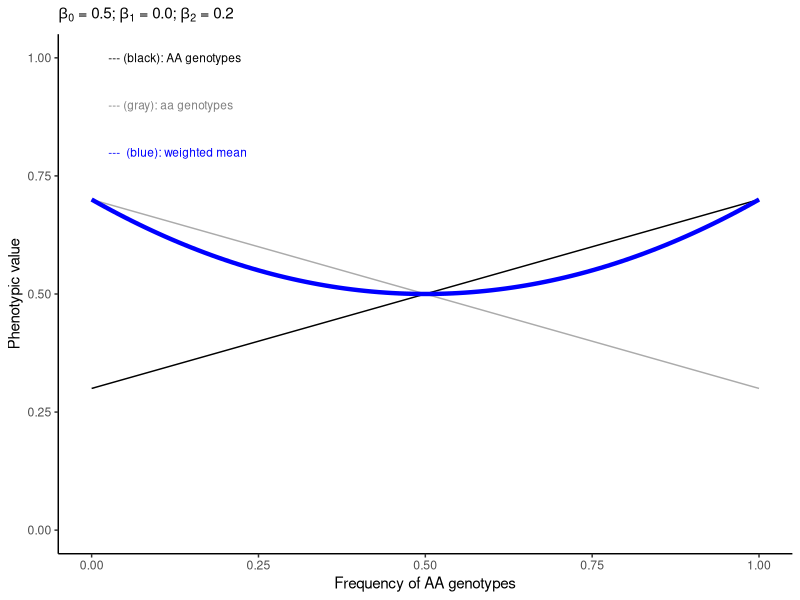

The R source for this figure: (Note: this script raises an error after producing the figure.)
###########################################
# numerical examples for phenotype values #
###########################################

library(tidyverse)
library(patchwork)

plt_f = function(b0,b1,b2,b12,pch) {
  f_star = 0.5-(b1/(2*b2))
  p2 = ggplot(NULL, aes(x=f_star,y=(b12+b2)*(2*f_star-1)+b0+b1)) + geom_point(pch=pch,size=3) +
    theme_classic() + ylab("Phenotypic value") + xlab("Frequency of AA genotypes") + xlim(0,1) + ylim(0,1) +
    geom_function(aes(x=1,y=1),fun=function(x,b0,b1,b2,b12) { (b12+b2)*(2*x-1)+b0+b1 }, args=list(b0,b1,b2,b12)) + 
    geom_function(aes(x=1,y=1),fun=function(x,b0,b1,b2,b12) { (b12-b2)*(2*x-1)+b0-b1 }, args=list(b0,b1,b2,b12), colour=grey(0.0,0.33)) +
    geom_function(aes(x=1,y=1),fun=function(x,b0,b1,b2,b12) { 2*b2*x*(2*x-1)+(b12-b2)*(2*x-1)+b0-b1+2*b1*x }, args=list(b0,b1,b2,b12), lwd=1.5,col=rgb(0,0,1,1))
  return(p2)
}

p1 = plt_f(b0 = 0.5, b1 = 0.0, b2 = 0.2, b12 = 0.0, pch=NA)
p1 = p1 + geom_text(aes(x=0.025,y=1.0),label="--- (black): AA genotypes",size=3,hjust=0) + 
  geom_text(aes(x=0.025,y=0.9),label="--- (gray): aa genotypes",colour=grey(0.5,1),size=3,hjust=0) +
  geom_text(aes(x=0.025,y=0.8),label="---  (blue): weighted mean",size=3,hjust=0,colour=rgb(0,0,1,1)) + 
  labs(subtitle=bquote(beta[0]*" = 0.5; "*beta[1]*" = 0.0; "*beta[2]*" = "*.(format(0.2,nsmall=1))))

p2 = plt_f(b0 = 0.5, b1 = 0.0, b2 = -0.2, b12 = 0.0, pch=NA)
p2 = p2 + labs(subtitle=bquote(beta[0]*" = 0.5; "*beta[1]*" = 0.0; "*beta[2]*" = "*.(format(-0.2,nsmall=1))))

p3 = plt_f(b0 = 0.5, b1 = 0.05, b2 = 0.2, b12 = 0.0, pch=NA)
p3 = p3 + labs(subtitle=bquote(beta[0]*" = 0.5; "*beta[1]*" = 0.05; "*beta[2]*" = "*.(format(0.2,nsmall=1))))

p4 = plt_f(b0 = 0.5, b1 = 0.05, b2 = -0.2, b12 = 0.0, pch=NA)
p4 = p4 + labs(subtitle=bquote(beta[0]*" = 0.5; "*beta[1]*" = 0.05; "*beta[2]*" = "*.(format(-0.2,nsmall=1))))

p = (p1 | p2) / (p3 | p4)

ggsave(p1,filename="../figs/FDSinbred.pdf",width=2.5,height=2.5)
# ggsave(p,filename="../figs/FDSinbredSupp.pdf",width=6,height=6)



#define functions
XiXj1 = function(id,dmat,range) {
  xi = Xi[id]
  if(xi==0) { xi = 1 } else { xi = xi }
  j = as.numeric(which((dmat[,id]<=range)&(dmat[,id]>0)))
  xj = Xi[j]
  xj[xj==0] = 1
  return(xi*sum(xj))
}

#set coefficients
J = 0.2 #= beta_2
h = 0.0001 #= beta_1

#set a field
rect = 100
N = rect*rect
Xi = sample(c(-1,1),N,replace=T)

smap = cbind(rep(1:rect,each=rect),
             rep(1:rect,rect)
)
dmat = as.matrix(dist(smap))

group = rep(1,rect*rect)


xixj = c()
for(i in 1:N) xixj = c(xixj, XiXj1(i,dmat=dmat,range=sqrt(2)))
Ei_t0 = (J*xixj+h*Xi)

#MCMC by Gibbs sampling
set.seed(1234)
for(j in 1:100) {
  Xi_t0 = Xi
  
  perm = sample(1:N,N)
  for(i in perm) {
    Xi[i] = sample(c(-1,1),1)
    xi = Xi[i]
    if(xi==0) { xi = 1 }
    Ei = -(J*XiXj1(i,dmat=dmat,range=sqrt(8))+h*xi) #set the energy negative to minimize itself
    
    #Metropolis algorithm
    if(Ei_t0[i]<=Ei) {
      Xi[i] = Xi[i]; Ei_t0[i] = Ei
    } else if(runif(1,0,1)<exp(Ei-Ei_t0[i])) {
      Xi[i] = Xi[i]; Ei_t0[i] = Ei
    } else {
      Xi[i] = Xi_t0[i]
    }
  }
  E = mean(Ei_t0)
  image(matrix(Xi,rect,rect),main=paste(j,E),col=c("black","grey","white"))
}

d1 = expand.grid(x=c(1:rect),y=c(1:rect))
d1$z = Xi
ip1 = ggplot(d1,aes(x=x,y=y,fill=z)) + geom_tile(color="grey50") + 
  scale_fill_gradient(low="white", high="black") + 
  labs(subtitle=bquote(beta[0]*" = 0.0; "*beta[1]*" = 0.00; "*beta[2]*" = "*.(format(0.2,nsmall=1)))) +
  theme_classic() + ylab("") + xlab("") + theme(legend.position="none")

d2 = expand.grid(x=c(1:rect),y=c(1:rect))
d2$z = Xi
ip2 = ggplot(d2,aes(x=x,y=y,fill=z)) + geom_tile(color="grey50") + 
  scale_fill_gradient(low="white", high="black") + 
  labs(subtitle=bquote(beta[0]*" = 0.0; "*beta[1]*" = 0.00; "*beta[2]*" = "*.(format(-0.2,nsmall=1)))) +
  theme_classic() + ylab("") + xlab("") + theme(legend.position="none")

ip = (ip1 | ip2) + plot_annotation(tag_levels = "a")
ipp = (ip1 | ip2) / (p1 | p2) / (p3 | p4) + plot_annotation(tag_levels = "a")

# Figure S6
ggsave(ipp,filename="../figs/IsingFDS.pdf",width=6,height=8)


